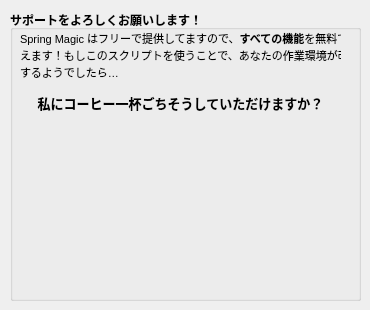
    <widget class="QWidget" name="donate_tab">
     <attribute name="icon">
      <iconset>
       <normaloff>icons/donut.png</normaloff>icons/donut.png</iconset>
     </attribute>
     <attribute name="title">
      <string>寄付</string>
     </attribute>
     <widget class="QGroupBox" name="eng_groupBox">
      <property name="geometry">
       <rect>
        <x>10</x>
        <y>10</y>
        <width>351</width>
        <height>291</height>
       </rect>
      </property>
      <property name="font">
       <font>
        <weight>75</weight>
        <bold>true</bold>
       </font>
      </property>
      <property name="title">
       <string>サポートをよろしくお願いします！</string>
      </property>
      <property name="flat">
       <bool>false</bool>
      </property>
      <widget class="QLabel" name="label_2">
       <property name="geometry">
        <rect>
         <x>10</x>
         <y>410</y>
         <width>91</width>
         <height>18</height>
        </rect>
       </property>
       <property name="toolTip">
        <string>&lt;html&gt;&lt;head/&gt;&lt;body&gt;&lt;p&gt;BitCoin Wallet Address&lt;/p&gt;&lt;/body&gt;&lt;/html&gt;</string>
       </property>
       <property name="text">
        <string/>
       </property>
       <property name="pixmap">
        <pixmap>C:/Users/yanbin.bai.TORNBANNER/.designer/backup/icons/bitcoin.png</pixmap>
       </property>
       <property name="scaledContents">
        <bool>true</bool>
       </property>
      </widget>
      <widget class="QLineEdit" name="donateBitcoin_lineEdit">
       <property name="geometry">
        <rect>
         <x>106</x>
         <y>410</y>
         <width>235</width>
         <height>20</height>
        </rect>
       </property>
       <property name="alignment">
        <set>Qt::AlignCenter</set>
       </property>
       <property name="readOnly">
        <bool>true</bool>
       </property>
      </widget>
      <widget class="QPushButton" name="donatePayPal_button">
       <property name="geometry">
        <rect>
         <x>150</x>
         <y>170</y>
         <width>51</width>
         <height>51</height>
        </rect>
       </property>
       <property name="cursor">
        <cursorShape>PointingHandCursor</cursorShape>
       </property>
       <property name="toolTip">
        <string>&lt;html&gt;&lt;head/&gt;&lt;body&gt;&lt;p&gt;PayPal Link&lt;/p&gt;&lt;/body&gt;&lt;/html&gt;</string>
       </property>
       <property name="text">
        <string/>
       </property>
       <property name="icon">
        <iconset>
         <normaloff>icons/paypal.png</normaloff>icons/paypal.png</iconset>
       </property>
       <property name="iconSize">
        <size>
         <width>40</width>
         <height>40</height>
        </size>
       </property>
       <property name="flat">
        <bool>true</bool>
       </property>
       <property name="+command" stdset="0">
        <string>donatePayPal_buttonCmd</string>
       </property>
      </widget>
      <widget class="QLabel" name="label_3">
       <property name="geometry">
        <rect>
         <x>10</x>
         <y>130</y>
         <width>121</width>
         <height>121</height>
        </rect>
       </property>
       <property name="toolTip">
        <string>&lt;html&gt;&lt;head/&gt;&lt;body&gt;&lt;p&gt;AliPay QR Code&lt;/p&gt;&lt;/body&gt;&lt;/html&gt;</string>
       </property>
       <property name="text">
        <string/>
       </property>
       <property name="pixmap">
        <pixmap>icons/ali_pay.png</pixmap>
       </property>
      </widget>
      <widget class="QLabel" name="label_21">
       <property name="geometry">
        <rect>
         <x>220</x>
         <y>130</y>
         <width>121</width>
         <height>121</height>
        </rect>
       </property>
       <property name="mouseTracking">
        <bool>true</bool>
       </property>
       <property name="toolTip">
        <string>&lt;html&gt;&lt;head/&gt;&lt;body&gt;&lt;p&gt;WeChat Pay QR Code&lt;/p&gt;&lt;/body&gt;&lt;/html&gt;</string>
       </property>
       <property name="text">
        <string/>
       </property>
       <property name="pixmap">
        <pixmap>icons/wechat_pay.png</pixmap>
       </property>
      </widget>
      <widget class="QLabel" name="label_22">
       <property name="geometry">
        <rect>
         <x>10</x>
         <y>20</y>
         <width>321</width>
         <height>81</height>
        </rect>
       </property>
       <property name="text">
        <string>&lt;!DOCTYPE HTML PUBLIC &quot;-//W3C//DTD HTML 4.0//EN&quot; &quot;http://www.w3.org/TR/REC-html40/strict.dtd&quot;&gt;
&lt;html&gt;&lt;head&gt;&lt;meta name=&quot;qrichtext&quot; content=&quot;1&quot; /&gt;&lt;style type=&quot;text/css&quot;&gt;
p, li { white-space: pre-wrap; }
&lt;/style&gt;&lt;/head&gt;&lt;body style=&quot; font-family:'SimSun'; font-size:8pt; font-weight:600; font-style:normal;&quot;&gt;
&lt;p style=&quot; margin-top:0px; margin-bottom:0px; margin-left:0px; margin-right:0px; -qt-block-indent:0; text-indent:0px;&quot;&gt;&lt;span style=&quot; font-family:'MS Shell Dlg 2'; font-weight:400;&quot;&gt;Spring Magic はフリーで提供してますので、&lt;/span&gt;&lt;span style=&quot; font-family:'MS Shell Dlg 2';&quot;&gt;すべての機能&lt;/span&gt;&lt;span style=&quot; font-family:'MS Shell Dlg 2'; font-weight:400;&quot;&gt;を無料で使&lt;/span&gt;&lt;/p&gt;
&lt;p style=&quot; margin-top:0px; margin-bottom:0px; margin-left:0px; margin-right:0px; -qt-block-indent:0; text-indent:0px;&quot;&gt;&lt;span style=&quot; font-family:'MS Shell Dlg 2'; font-weight:400;&quot;&gt;えます！もしこのスクリプトを使うことで、あなたの作業環境が改善&lt;/span&gt;&lt;/p&gt;
&lt;p style=&quot; margin-top:0px; margin-bottom:0px; margin-left:0px; margin-right:0px; -qt-block-indent:0; text-indent:0px;&quot;&gt;&lt;span style=&quot; font-family:'MS Shell Dlg 2'; font-weight:400;&quot;&gt;するようでしたら…&lt;/span&gt;&lt;/p&gt;
&lt;p align=&quot;center&quot; style=&quot; margin-top:12px; margin-bottom:12px; margin-left:0px; margin-right:0px; -qt-block-indent:0; text-indent:0px;&quot;&gt;&lt;span style=&quot; font-family:'MS Shell Dlg 2'; font-size:10pt;&quot;&gt;私にコーヒー一杯ごちそうしていただけますか？&lt;/span&gt;&lt;/p&gt;&lt;/body&gt;&lt;/html&gt;</string>
       </property>
      </widget>
     </widget>
    </widget>
